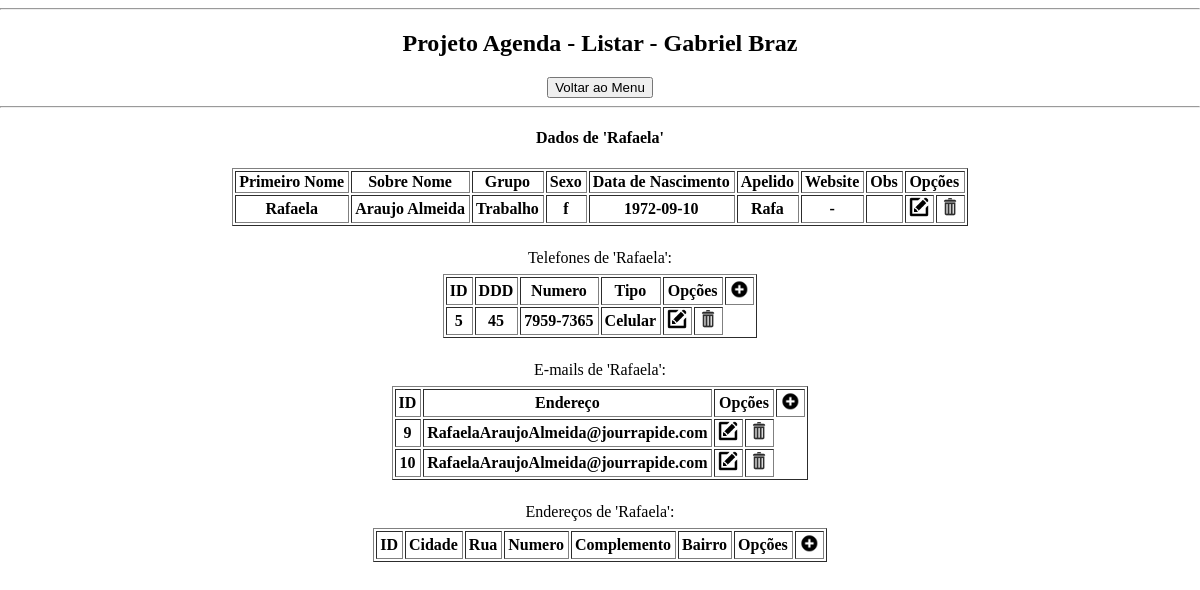
Page /listarExpandir.php?idExpansao=6&nomeExpansao=Rafaela on the committed database.
### tables this page shows
CREATE TABLE `telefone` (
  `idTelefone` int(11) NOT NULL,
  `idEntidade_Telefone` int(11) NOT NULL,
  `idListaTipoTelefone_Telefone` int(11) DEFAULT NULL,
  `numero` varchar(10) NOT NULL,
  `ddd` varchar(3) NOT NULL
);

CREATE TABLE `listatipotelefone` (
  `idListaTipoTelefone` int(11) NOT NULL,
  `nome` varchar(30) NOT NULL
);

CREATE TABLE `email` (
  `idEmail` int(11) NOT NULL,
  `idEntidade_Email` int(11) NOT NULL,
  `endereco` varchar(200) NOT NULL
);

### callListarEmail.php (the view, shortened to what this page needs)
<?php
	include "conexao.php";
	$sql = "SELECT idEmail, endereco FROM email WHERE idEntidade_Email = ?";
	$contatos = $conex -> prepare($sql);
	$contatos -> execute(array($id_entidade));
	foreach($contatos as $bolacha)
	{
			$id_email = $bolacha['idEmail'];
			$endereco_email = $bolacha['endereco'];
			echo "<tr>";
			echo "<th>".$id_email."</th>";
			echo "<th>".$endereco_email."</th>";
			echo "<th>
					<a href='editarEmail.php?idEntidade=$id_entidade&nomeEntidade=$nome_entidade&idEmail=$id_email'>
						<img src='imagens/Editar01.png' width='20px'>
					</a>
				  </th>";
			echo "<th>
					<a href='apagarEmail.php?idEntidade=$id_entidade&nomeEntidade=$nome_entidade&idEmail=$id_email'>
						<img src='imagens/Lixo01.png' width='20px'>
					</a>
				  </th>";
			echo "</tr>";
	}
	?>

### callListarTelefone.php (shortened to what this page needs)
<?php
	include "conexao.php";
	$sql = "SELECT idTelefone, ddd, numero, listatipotelefone.nome as operadora
				FROM telefone
				LEFT JOIN listatipotelefone ON listatipotelefone.idListaTipoTelefone = telefone.idListaTipoTelefone_Telefone
			WHERE idEntidade_Telefone = ?";
	$contatos = $conex -> prepare($sql);
	$contatos -> execute(array($id_entidade));
	foreach($contatos as $bolacha)
	{
			$id_telefone = $bolacha['idTelefone'];
			$ddd_telefone = $bolacha['ddd'];
			$numero_telefone = $bolacha['numero'];
			$operadora_telefone = $bolacha['operadora'];
			echo "<tr>";
			echo "<th>".$id_telefone."</th>";
			echo "<th>".$ddd_telefone."</th>";
			echo "<th>".$numero_telefone."</th>";
			echo "<th align='center'>".$operadora_telefone."</th>";
			echo "<th>
					<a href='editarTelefone.php?idEntidade=$id_entidade&nomeEntidade=$nome_entidade&idTelefone=$id_telefone'>
						<img src='imagens/Editar01.png' width='20px'>
					</a>
				  </th>";
			echo "<th>
					<a href='apagarTelefone.php?idEntidade=$id_entidade&nomeEntidade=$nome_entidade&idTelefone=$id_telefone'>
						<img src='imagens/Lixo01.png' width='20px'>
					</a>
				  </th>";
			echo "</tr>";
	}
	?>

### stylesheet.css (style rules this page uses)
html, body { width: 100%; height: 100%; margin: 0 auto; text-align: center; }
th { padding-left: 3px; padding-right: 4px; white-space: nowrap; }

### rows in the picture
telefone: idTelefone "5", ddd "45", numero "7959-7365", idListaTipoTelefone_Telefone.nome "Celular"
email: idEmail "9", endereco "RafaelaAraujoAlmeida@jourrapide.com"
email: idEmail "10", endereco "RafaelaAraujoAlmeida@jourrapide.com"

### other values in the picture
$nome_entidade "Rafaela"
$primeiroNome "Rafaela"
$sobreNome "Araujo"
$ultimoNome "Almeida"
$grupo "Trabalho"
$sexo "f"
$dataNascimento "1972-09-10"
$apelido "Rafa"
$website "-"
